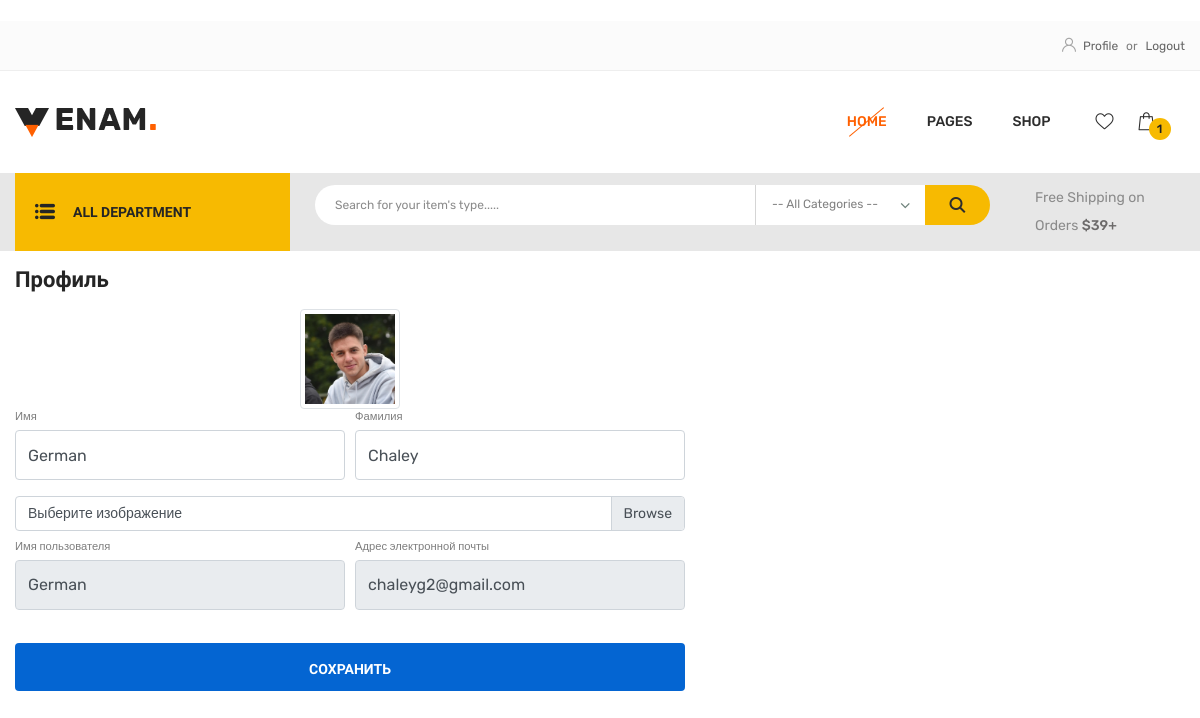
The page /users/profile/2/ (signed in) on the database its author committed.
### users/models.py (models this page shows)
class User(AbstractUser):
    image = models.ImageField(upload_to='user_images', blank=True, null=True)
    email = models.EmailField(unique=True)

### users/views.py (the view, shortened to what this page needs)
# urls.py: path('profile/<int:pk>/', ProfileUpdateView.as_view(), name='profile')
class ProfileUpdateView(UpdateView):
    template_name = 'users/profile.html'
    model = User
    form_class = UserProfileForm

### users/forms.py
class UserProfileForm(UserChangeForm):
    first_name = forms.CharField(widget=forms.TextInput(attrs={
        'class': 'form-control py-4'
    }))
    last_name = forms.CharField(widget=forms.TextInput(attrs={
        'class': 'form-control py-4'
    }))
    image = forms.ImageField(widget=forms.FileInput(attrs={
        'class': 'custom-file-input'
    }), required=False)
    username = forms.CharField(widget=forms.TextInput(attrs={
        'class': 'form-control py-4',
        'readonly': True
    }))
    email = forms.CharField(widget=forms.TextInput(attrs={
        'class': 'form-control py-4',
        'readonly': True
    }))
    class Meta:
        model = User
        fields = ('first_name',
                  'last_name',
                  'image',
                  'username',
                  'email')

### carts/context_processors.py (called while the page is built)
def cart_context(request):
    if request.user.is_authenticated:
        cart_products = Cart.objects.filter(user=request.user)
        total_sum = sum(cart.product.price * cart.quantity for cart in cart_products)
    else:
        cart_products = []
        total_sum = 0
    context = {
        'cart_products': cart_products,
        'total_sum': total_sum
    }
    return context

### products/context_processors.py (called while the page is built)
def departments_context(request):
    categories = Category.objects.all()
    type_categories = TypeCategory.objects.all()
    sub_type_categories = SubTypeCategory.objects.all()
    context = {
        'categories': categories,
        'type_categories': type_categories,
        'sub_type_categories': sub_type_categories,
    }
    return context

### products/models.py (called while the page is built)
    def get_main_image(self):
        return ProductImage.objects.filter(product=self, is_thumbnail=False).first()

### templates/users/profile.html (shortened to what this page needs)
﻿{% extends 'base.html' %}
{% load static %}
{% block content %}
<div class="container">
    <div class="row">
        <div class="col-lg-7">
            <h4 class="mt-3 mb-3">Профиль</h4>
            <div class="col-lg-12 text-center">
                <img width="100" height="100"
                     src="{% if user.image %} {{ user.image.url }} {% else %}  {% static 'venam/img/users/default_avatar.jpg' %} {% endif %} "
                     class="img-thumbnail">
            </div>
            <form action="{% url 'users:profile' user.id %}" method="post" enctype="multipart/form-data">
                <div class="form-row">
                    <div class="col-lg-6">
                        <div class="form-group">
                            <label class="small mb-1" for="{{form.first_name.id_for_label}}">Имя</label>
                            {{ form.first_name }}
                        </div>
                    </div>
                    <div class="col-lg-6">
                        <div class="form-group">
                            <label class="small mb-1" for="{{form.last_name.id_for_label}}">Фамилия</label>
                            {{ form.last_name }}
                        </div>
                    </div>
                </div>
                <div class="form-row mb-2">
                    <div class="col-lg-12">
                        <div class="custom-file">
                            <label class="custom-file-label" for="{{form.image.id_for_label}}">Выберите изображение</label>
                        </div>
                    </div>
                </div>
                <div class="form-row">
                    <div class="col-lg-6">
                        <label class="small mb-1" for="{{ form.username.id_for_label }}">Имя пользователя</label>
                        {{ form.username }}
                    </div>
                    <div class="col-lg-6">
                        <label class="small mb-1" for="{{ form.email.id_for_label }}">Адрес электронной
                            почты</label>
                        {{ form.email }}
                    </div>
                </div>
                <div class="form-row">
                    <div class="col-lg-12" style="margin-top: 33px;">
                        <input class="btn btn-info btn-block" type="submit" value="Сохранить">
                    </div>
                </div>
            </form>
        </div>
    </div>
</div>
{% endblock %}

### rows shown on the page
User: image (picture), first_name "German", last_name "Chaley", username "German", email "chaleyg2@gmail.com"

### other values the page prints
{{ cart_products.count }} "1"
